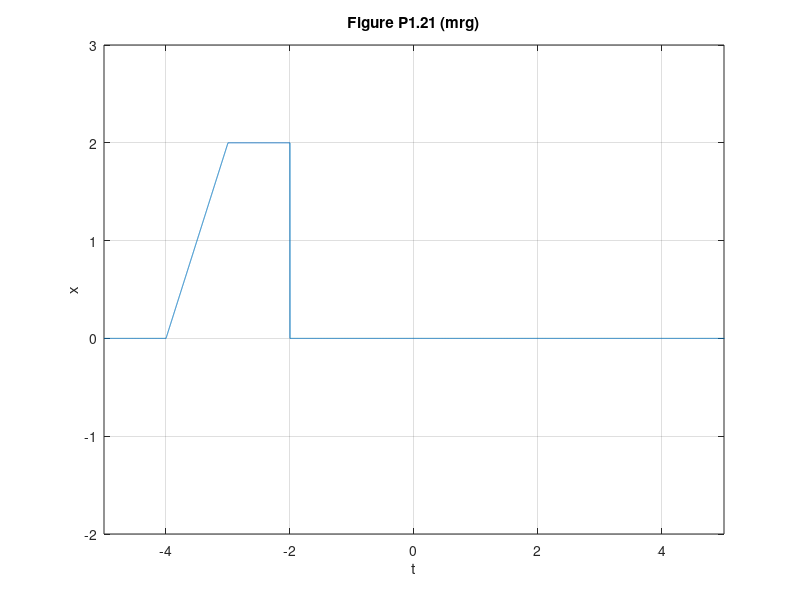

This chart was generated by the following MATLAB code:

 % Honor code

 %% Initiatlize
 clear; figure(1); clf

%% Define unit step and ramp
 ustep = @(in) (1.0).*(in>=0);
 uramp = @(in) (in).*(in>=0);
 %% Define x in terms of steps and ramps

 x = @(t) ustep(t)-uramp(t-1)+uramp(t-2);
 y = @(t) ustep(t-1)-ustep(t-3);
 z = @(t) 2*ustep(t-2)- 2*uramp(t-3)+ 2.*uramp(t-4);
 x1 = @(t) uramp(t+2)-uramp(t+1)-ustep(t); %%+uramp(t-2);
 y1 =@(t) ustep(t+3)-ustep(t+1);
 z1 =@(t) 2*uramp(t+4)-2*uramp(t+3)-2*ustep(t+2);
 %% Plot
 t = linspace(-5, 6, 1e4);
 plot(t, z1(t));
xlabel('t');
 ylabel('x');
 title('Figure P1.21 (mrg)');
 axis([-5 5 -2 3])
 grid on